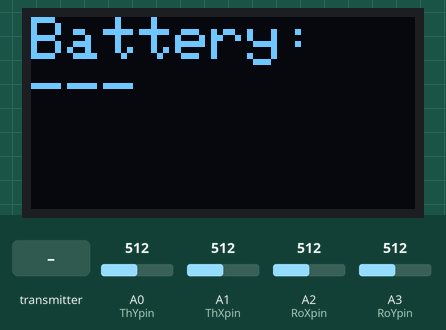
Simulated run of this sketch. Board: Arduino Uno, built with avr-gcc and run on an emulated ATmega328P. Parts: 128×64 one-colour display. The inputs (shaded band) are chosen by the test bench; at power-on: A0 (ThYpin) = 512, A1 (ThXpin) = 512, A2 (RoXpin) = 512, A3 (RoYpin) = 512. No radio packets arrive unless stated.

Above: at 1.2 s.
1.3 s: the transmitter starts sending Vin = 0
At 1.93 s:
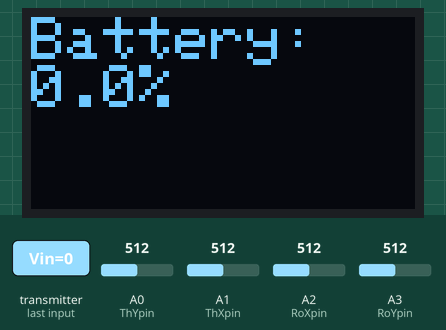
3.6 s: the transmitter starts sending Vp = 25
At 3.87 s:
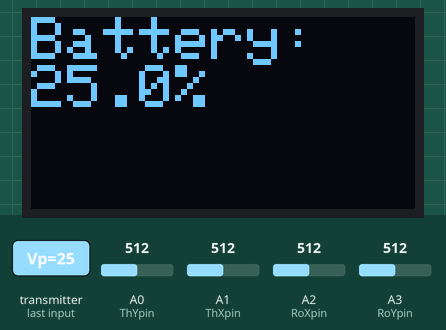
5.1 s: the transmitter starts sending Vp = 50
At 5.35 s:
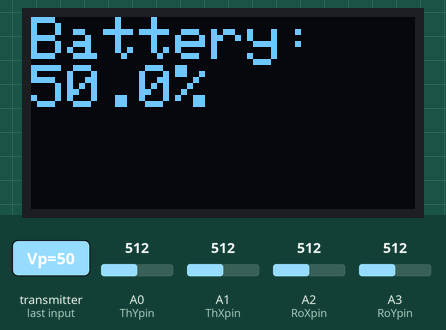
6.6 s: the transmitter starts sending Vp = 100
At 6.86 s:
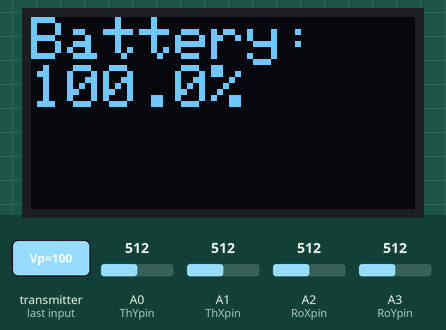
Timing chart, 0 to 9.1 s (numbered marks = the images above; inputs shaded):
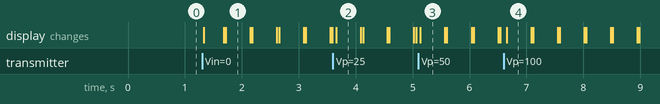

Measured:
- after the input at 1.3 s, the display: changes at once (image 1)
- after the input at 3.6 s, the display: changes after 0.06 s (image 2)
- after the input at 5.1 s, the display: changes at once (image 3)
- after the input at 6.6 s, the display: changes after 0.05 s (image 4)
- what the display in image 1 shows lasts 0.5 s, from 1.7 s to 2.2 s

The sketch:

DroneCONTROLLER.ino
```cpp
#include <SPI.h>
#include <RF24.h>
#include <nRF24L01.h>
#include <Wire.h>
#include <Adafruit_GFX.h>
#include <Adafruit_SSD1306.h>

//setting up OLED screen
int screenWidth = 128;
int screenHeight = 64;
int oledReset = -1;

#define SCREEN_ADDRESS 0x3D

Adafruit_SSD1306 oled(screenWidth, screenHeight, &Wire, oledReset);

// joysticks pins
int ThXpin = A1;
int ThYpin = A0;
int RoXpin = A2;
int RoYpin = A3;

// data to send
struct ControllerData {
  float ThXval;
  float ThYval;
  float RoXval;
  float RoYval;
};

ControllerData Cdata;

// data to receive
struct Volts {
  float Vin;
  float Vout;
  float Vp;
};

Volts Vdata;

//setting up radio
int CE = 8;
int CSN = 7;

RF24 radio(CE,CSN);

const byte addresses[][6] = {"00001", "00002"}; //00001 to transmit Cdata and 00002 to receive Vdata

void setup() {
  Serial.begin(9600);
  pinMode(ThXpin,INPUT);
  pinMode(ThYpin,INPUT);
  pinMode(RoXpin,INPUT);
  pinMode(RoYpin,INPUT);
  radio.begin();
  radio.openWritingPipe(addresses[0]); //transmitter
  radio.openReadingPipe(1,addresses[1]); //receiver
  radio.setPALevel(RF24_PA_MAX);
  oled.begin(SSD1306_SWITCHCAPVCC, SCREEN_ADDRESS);
}

void loop() {
  //reading data
  Cdata.ThXval = analogRead(ThXpin);
  Cdata.ThYval = analogRead(ThYpin);
  Cdata.RoXval = analogRead(RoXpin);
  Cdata.RoYval = analogRead(RoYpin);

  radio.stopListening(); //transmitter
  radio.write(&Cdata, sizeof(Cdata));

  //receiving data
  radio.startListening(); //receiver
  bool gotVoltage = false;
  unsigned long started = millis();

  while (millis() - started < 8) {  //waiting for the Vdata
    if (radio.available()) {
      radio.read(&Vdata, sizeof(Vdata));
      gotVoltage = true;
      break;
    }
  }

  //OLED
  oled.clearDisplay();
  oled.setCursor(0, 0);
  oled.setTextColor(WHITE);
  oled.setTextSize(2);
  oled.println("Battery:");

  if (gotVoltage) {
    oled.print(Vdata.Vp, 1);
    oled.print("%");
  } else {
    oled.print("---"); //lost signal
  }

  oled.display();

  delay(5);
}
```
